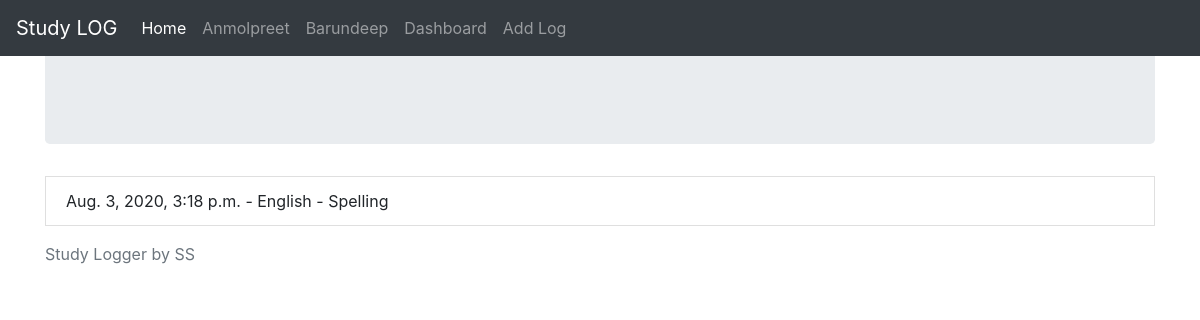
The app's page /study/2 with its own data.
### study/models.py (models this page shows, shortened)
class StudyLog(models.Model):
    subject = models.ForeignKey(Subject, on_delete=models.CASCADE)
    user = models.CharField(max_length=40)
    date = models.DateTimeField(default=timezone.now)
    update_date = models.DateTimeField(auto_now=True)
    description = models.TextField(max_length=300)
    next_review_date = models.DateTimeField(default=days_hence)

class Subject(models.Model):
    name = models.CharField(max_length=50)
    def __str__(self):
        return self.name

### study/views.py (the view)
# urls.py: path('study/<int:pk>', views.LogDetailView.as_view(), name="detail-view"),
class LogDetailView(DetailView):
    model = StudyLog
    template_name = "study/detail.html"

### study/templates/study/detail.html (shortened to what this page needs)
{% extends 'base.html' %}
{% block content %}
<div class="jumbotron">
</div>
<li class="list-group-item">{{object.date}} - {{object.subject}}  - {{object.description}} </li>
{% endblock content %}

### records on screen
StudyLog: date "Aug. 3, 2020, 3:18 p.m.", subject "English", description "Spelling"
